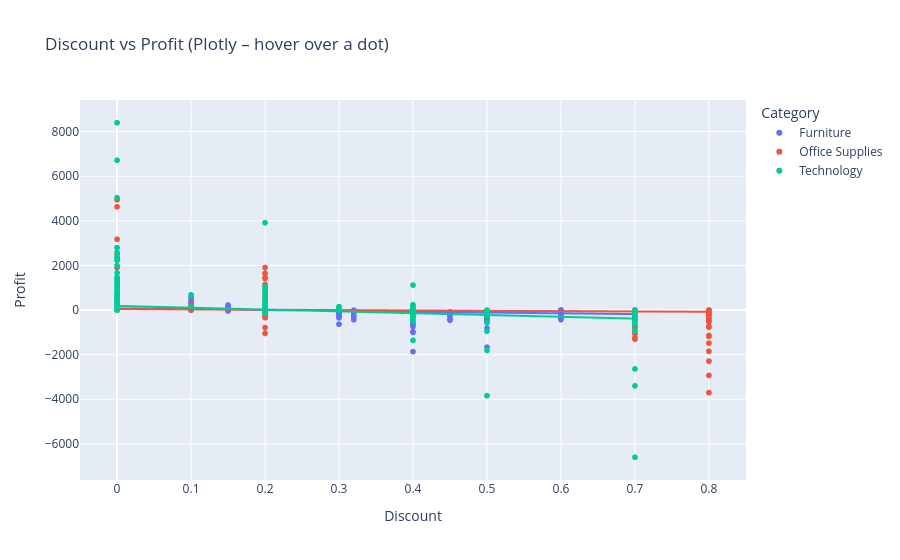

The notebook cell this image was saved under:
### Markdown cell above
### Plotly Express version
> **New here: Plotly Express.** Makes interactive charts (hover, zoom) with one line. `trendline='ols'` adds a regression line (needs the `statsmodels` package). Compared with Matplotlib + ipywidgets, Plotly is interactive without writing a function, but is harder to fine-tune for print.

### Code cell
import plotly.express as px
# interactive charts
fig = px.scatter(df, x='Discount', y='Profit', color='Category', trendline='ols', hover_data=['Product Name'],
                 title='Discount vs Profit (Plotly – hover over a dot)')
# scatter with a trend line per category and product name on hover
fig.show()
# show the interactive chart

### Figure 1 — Plotly figure (JSON) as saved in the notebook; plotly's stock layout.template omitted (floating-point values rounded to 4 significant figures; data arrays with more than 128 entries replaced by an {"elided": "..."} marker saying what was removed)
{"data": [{"customdata": {"elided": "2121x1 str values"}, "hovertemplate": "Category=Furniture<br>Discount=%{x}<br>Profit=%{y}<br>Product Name=%{customdata[0]}<extra></extra>", "legendgroup": "Furniture", "marker": {"color": "#636efa", "symbol": "circle"}, "mode": "markers", "name": "Furniture", "showlegend": true, "type": "scattergl", "x": {"elided": "2121 float values"}, "xaxis": "x", "y": {"elided": "2121 float values"}, "yaxis": "y"}, {"hovertemplate": "<b>OLS trendline</b><br>Profit = -362.53 * Discount + 71.7516<br>R<sup>2</sup>=0.234032<br><br>Category=Furniture<br>Discount=%{x}<br>Profit=%{y} <b>(trend)</b><extra></extra>", "legendgroup": "Furniture", "marker": {"color": "#636efa", "symbol": "circle"}, "mode": "lines", "name": "Furniture", "showlegend": false, "type": "scattergl", "x": {"elided": "2121 float values"}, "xaxis": "x", "y": {"elided": "2121 float values"}, "yaxis": "y"}, {"customdata": {"elided": "6026x1 str values"}, "hovertemplate": "Category=Office Supplies<br>Discount=%{x}<br>Profit=%{y}<br>Product Name=%{customdata[0]}<extra></extra>", "legendgroup": "Office Supplies", "marker": {"color": "#EF553B", "symbol": "circle"}, "mode": "markers", "name": "Office Supplies", "showlegend": true, "type": "scattergl", "x": {"elided": "6026 float values"}, "xaxis": "x", "y": {"elided": "6026 float values"}, "yaxis": "y"}, {"hovertemplate": "<b>OLS trendline</b><br>Profit = -150.009 * Discount + 43.9212<br>R<sup>2</sup>=0.043592<br><br>Category=Office Supplies<br>Discount=%{x}<br>Profit=%{y} <b>(trend)</b><extra></extra>", "legendgroup": "Office Supplies", "marker": {"color": "#EF553B", "symbol": "circle"}, "mode": "lines", "name": "Office Supplies", "showlegend": false, "type": "scattergl", "x": {"elided": "6026 float values"}, "xaxis": "x", "y": {"elided": "6026 float values"}, "yaxis": "y"}, {"customdata": {"elided": "1847x1 str values"}, "hovertemplate": "Category=Technology<br>Discount=%{x}<br>Profit=%{y}<br>Product Name=%{customdata[0]}<extra></extra>", "legendgroup": "Technology", "marker": {"color": "#00cc96", "symbol": "circle"}, "mode": "markers", "name": "Technology", "showlegend": true, "type": "scattergl", "x": {"elided": "1847 float values"}, "xaxis": "x", "y": {"elided": "1847 float values"}, "yaxis": "y"}, {"hovertemplate": "<b>OLS trendline</b><br>Profit = -814.329 * Discount + 186.506<br>R<sup>2</sup>=0.072282<br><br>Category=Technology<br>Discount=%{x}<br>Profit=%{y} <b>(trend)</b><extra></extra>", "legendgroup": "Technology", "marker": {"color": "#00cc96", "symbol": "circle"}, "mode": "lines", "name": "Technology", "showlegend": false, "type": "scattergl", "x": {"elided": "1847 float values"}, "xaxis": "x", "y": {"elided": "1847 float values"}, "yaxis": "y"}], "layout": {"legend": {"title": {"text": "Category"}, "tracegroupgap": 0}, "title": {"text": "Discount vs Profit (Plotly – hover over a dot)"}, "xaxis": {"anchor": "y", "domain": [0.0, 1.0], "title": {"text": "Discount"}}, "yaxis": {"anchor": "x", "domain": [0.0, 1.0], "title": {"text": "Profit"}}}}
